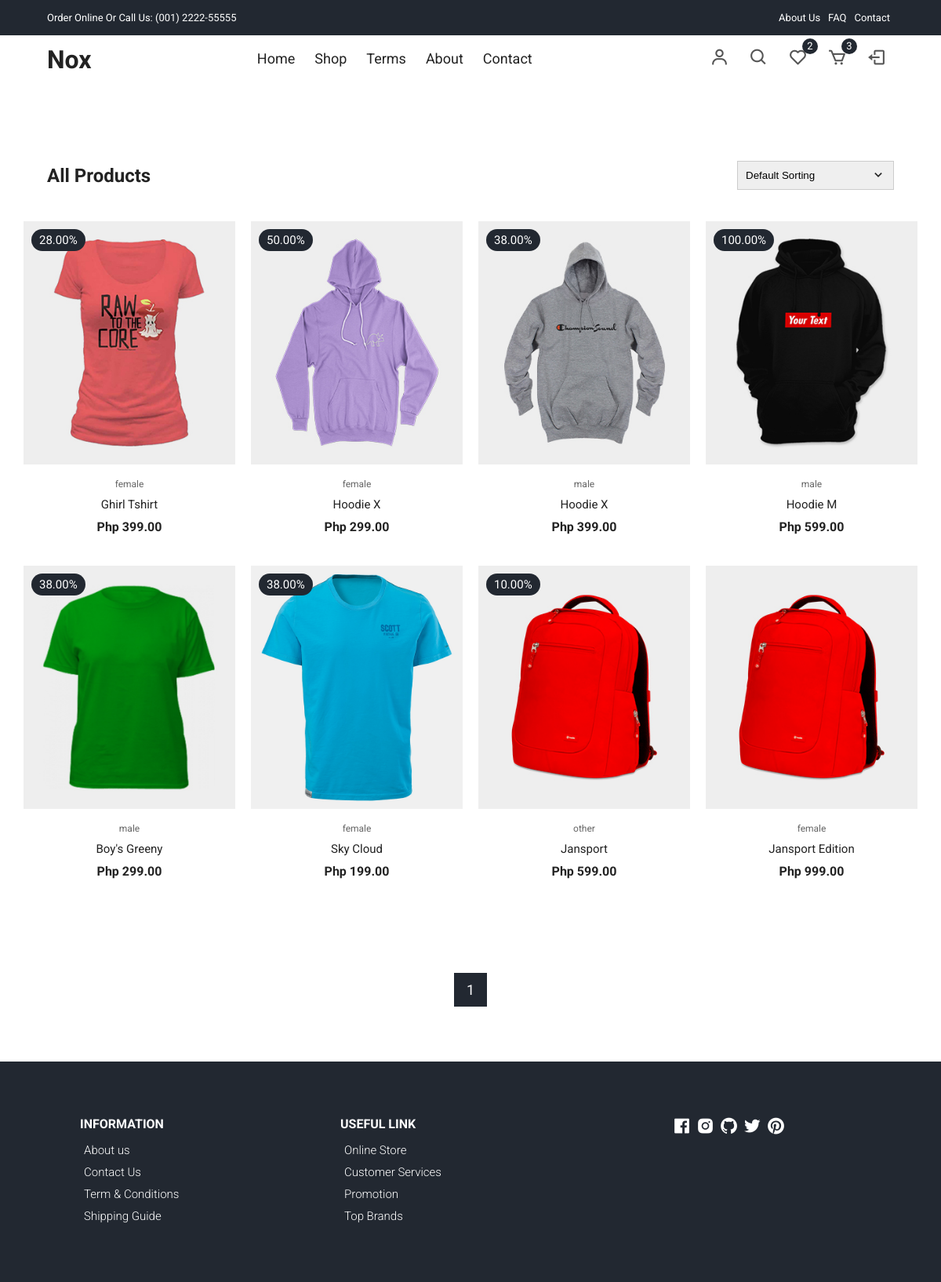
Page /user/product.php (signed in) on the earlier database version.
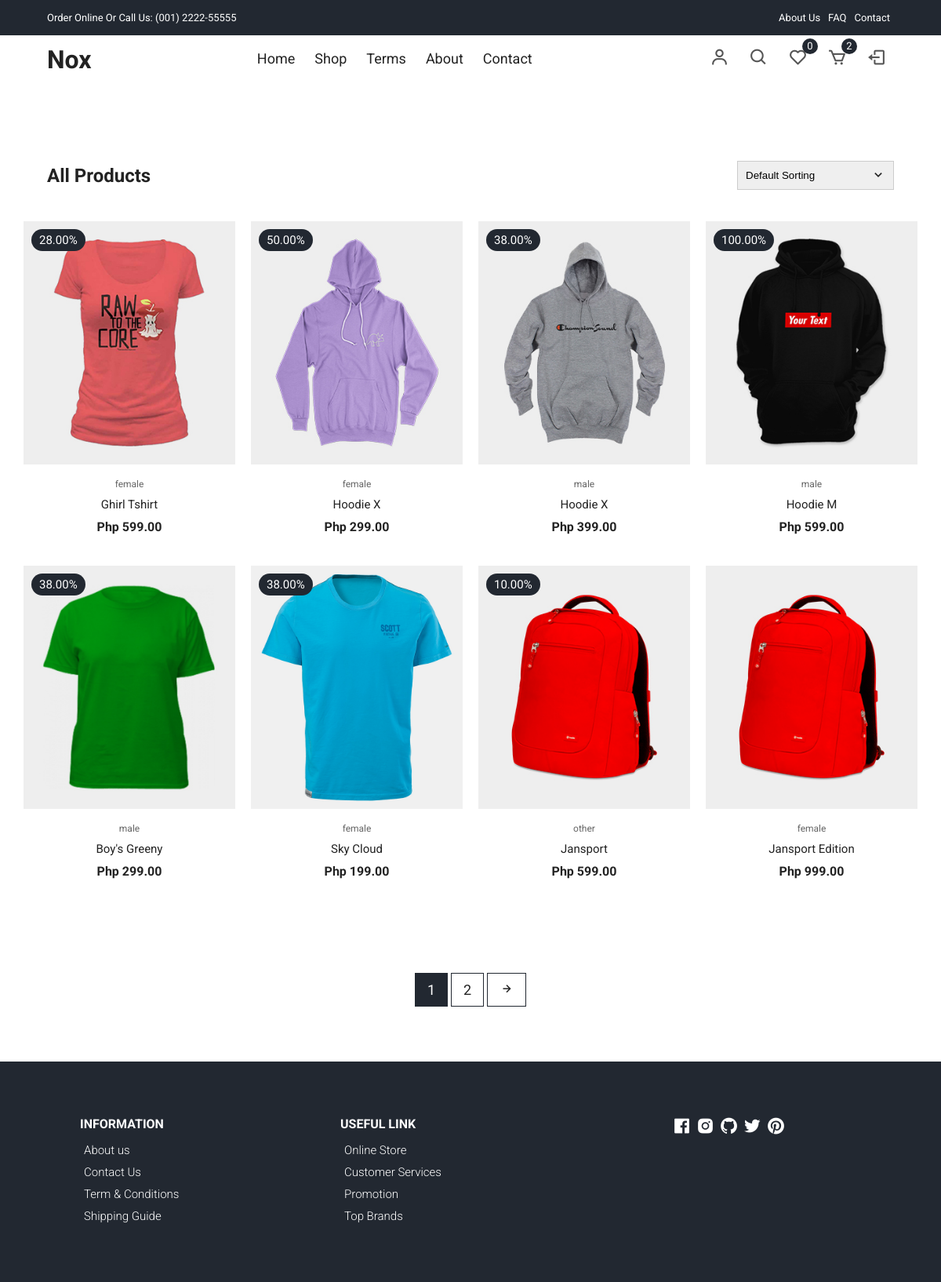
Same page on the later database version.
### tables this page shows
CREATE TABLE `products` (
  `id` int(11) NOT NULL,
  `name_item` varchar(250) NOT NULL,
  `type` varchar(50) NOT NULL,
  `color` varchar(50) NOT NULL,
  `size` varchar(50) NOT NULL,
  `manufacturer` varchar(100) NOT NULL,
  `description` varchar(250) NOT NULL,
  `category` varchar(250) NOT NULL,
  `quantity` int(15) NOT NULL,
  `status` varchar(50) NOT NULL,
  `image_front` longblob NOT NULL,
  `image_back` longblob NOT NULL,
  `discount` decimal(5,2) NOT NULL,
  `price` decimal(10,2) NOT NULL,
  `date_insert` date NOT NULL DEFAULT current_timestamp()
);

### user/product.php (the view, shortened to what the changed rows need)
<?php
include 'dbconn/conn.php';
$email = $_SESSION['email'];
$stmt = $conn->prepare("SELECT * FROM customer WHERE email = ?");
$stmt->bind_param("s", $email);
$stmt->execute();
$result = $stmt->get_result();
if ($result->num_rows > 0) {
    $user = $result->fetch_assoc();
    $user_id = $user['id'];
} else {
    header("Location: login-signup.php?error=Login%20First");
    exit();
}
?>
<!DOCTYPE html>
<html lang="en">
  <head>
    <link
      rel="stylesheet"
      href="https://cdn.jsdelivr.net/npm/boxicons@latest/css/boxicons.min.css"
    />
    <link rel="stylesheet" href="./css/styles.css" />
  </head>
  <?php
$query = $conn->prepare("SELECT COUNT(id) AS numberofproduct FROM addcart WHERE customer_id = ? AND status != 'Paid'");
$query->bind_param("s", $user_id);
$query->execute();
$result = $query->get_result();
if ($result && $result->num_rows > 0) {
    $row = $result->fetch_assoc();
    $numberofproduct = $row['numberofproduct'];
} else {
    $numberofproduct = 0;
}
?>
<?php
$user_id = $_SESSION['user_id'];
$query = $conn->prepare("SELECT COUNT(id) AS numberwish  FROM wishlist WHERE customer_id = ?");
$query->bind_param("s", $user_id);
$query->execute();
$result = $query->get_result();
if ($result && $result->num_rows > 0) {
    $row = $result->fetch_assoc();
    $numberwish  = $row['numberwish'];
} else {
    $numberwish  = 0;
}
?>
  <body>
    <div class="navigation">
        <div class="nav-center container d-flex">
        <a href="/" class="logo"><h1>Nox</h1></a>
          <div class="icons d-flex">
           <a href="wishlist.php" class="icon">
              <i class="bx bx-heart"></i>
              <span id="wishlistCount" class="d-flex"><?php echo $numberwish; ?></span>
              </a>
            <a href="cart.php" class="icon">
              <i class="bx bx-cart"></i>
              <span id="count" class="d-flex"><?php echo $numberofproduct; ?></span>
            </a>
          </div>
        </div>
      </div>
    <section class="section all-products" id="products">
        <div class="top container">
            <h1>All Products</h1>
        </div>
        <?php
		$productsPerPage = 8;
		$page = isset($_GET['page']) ? (int)$_GET['page'] : 1;
		$offset = ($page - 1) * $productsPerPage;
        $stmt = $conn->prepare("SELECT id, name_item, type, discount, price, image_front FROM products LIMIT ? OFFSET ?");
        $stmt->bind_param("ii", $productsPerPage, $offset);
		$stmt->execute();
		$new = $stmt->get_result()->fetch_all(MYSQLI_ASSOC);
		$totalProductsResult = $conn->query("SELECT COUNT(id) AS total FROM products");
		$totalProducts = $totalProductsResult->fetch_assoc()['total'];
		$totalPages = ceil($totalProducts / $productsPerPage);
		$pagesToShow = 4;
		$startPage = max(1, $page - floor($pagesToShow / 2));
		$endPage = min($totalPages, $startPage + $pagesToShow - 1);
		if ($endPage - $startPage + 1 < $pagesToShow) {
			$startPage = max(1, $endPage - $pagesToShow + 1);
		}
        ?>
<div class="product-center">
    <?php foreach ($new as $product): ?>
    <div class="product-item">
      <div class="overlay">
        <a href="productDetails.php?id=<?php echo $product['id']; ?>" class="product-thumb">
          <img src="../admin/uploads/<?php echo $product['image_front']; ?>" alt="<?php echo $product['name_item']; ?>" />
        </a>
        <?php if ($product['discount'] > 0): ?>
        <span class="discount"><?php echo $product['discount']; ?>%</span>
        <?php endif; ?>
      </div>
      <div class="product-info">
        <span><?php echo $product['type']; ?></span>
        <a href="productDetails.php?id=<?php echo $product['id']; ?>"><?php echo htmlspecialchars($product['name_item']); ?></a>
        <h4>Php <?php echo $product['price']; ?></h4>
      </div>
      <ul class="icons">
      </ul>
    </div>
    <?php endforeach; ?>
  </div>
    </section>
    <section class="pagination">
    <div class="container">
        <?php for ($i = $startPage; $i <= $endPage; $i++): ?>
            <a href="?page=<?php echo $i; ?>" class="<?php echo $i == $page ? 'active' : ''; ?>">
                <span><?php echo $i; ?></span>
            </a>
        <?php endfor; ?>
        <?php if ($page < $totalPages): ?>
            <a href="?page=<?php echo $page + 1; ?>"><span><i class="bx bx-right-arrow-alt"></i></span></a>
        <?php endif; ?>
    </div>
</section>
  </body>
</html>

Differences in the rows shown:
changed products "Ghirl Tshirt": price "399.00" → "599.00"
Other differences:
$numberwish: "2" → "0"
$numberofproduct: "3" → "2"
new list line: "2"
